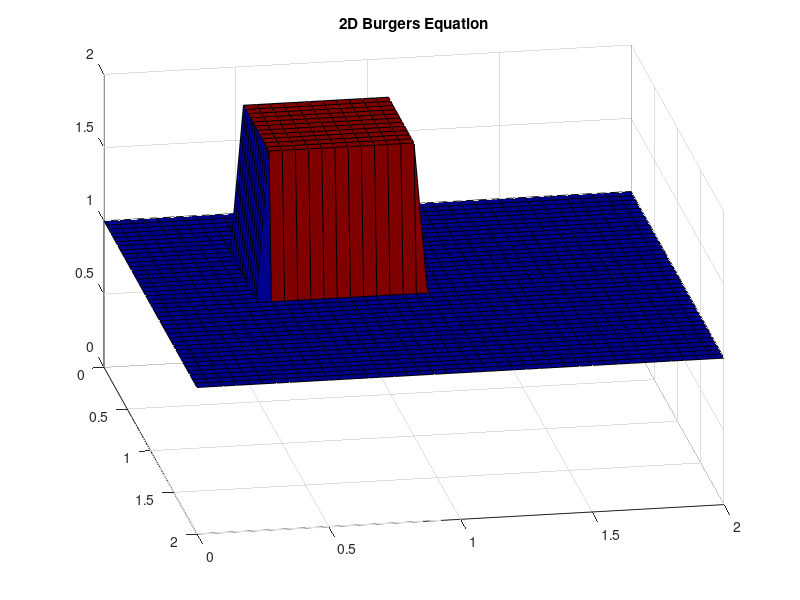

This chart was generated by the following MATLAB code: (Note: this script raises an error after producing the figure.)
close all;
clear all;
clc;

%%%%%%%%%%%%%%%%%%%%%%%%%%%%%%%%%%%%%%%%%%%%%%%%%%%%%%%%%%%%%%%%%%%%
%
% 2D Burger's equation as described by this tutorial:
% http://nbviewer.jupyter.org/github/barbagroup/CFDPython/blob/master/lesso
% ns/10_Step_8.ipynb
% Step 8 of the CFD 12-step tutorial by Prof. Lorena Barba
% and that tutorial (but in 1D): 
% http://www.thevisualroom.com/burgers_equation.html
% and that tutorial:
% http://www.thevisualroom.com/2D_burgers_equation.html
% Attempted by Heba A. Shalaby 
%
%%%%%%%%%%%%%%%%%%%%%%%%%%%%%%%%%%%%%%%%%%%%%%%%%%%%%%%%%%%%%%%%%%%%
% variables
%%%%%%%%%%%%%%%%%%%%%%%%%%%%%%%%%%%%%%%%%%%%%%%%%%%%%%%%%%%%%%%%%%%%

nx = 41;
ny = 41;
nt = 600;
c = 0.1;
dx = 2/(nx-1);
dy = 2/(ny-1);
sigma = 0.1;
dt = sigma*dx*dy/c; % from the Lorena Barba tutorial
% dt = 0.5 /(nt-1);     % from the visualroom tutorial

x = linspace(0,2,nx);
y = linspace(0,2,ny);

u = ones(ny,nx);
v = ones(ny,nx);
un = ones(ny,nx);
vn = ones(ny,nx);

%%%%%%%%%%%%%%%%%%%%%%%%%%%%%%%%%%%%%%%%%%%%%%%%%%%%%%%%%%%%%%%%%%%%
% initial conditions
%%%%%%%%%%%%%%%%%%%%%%%%%%%%%%%%%%%%%%%%%%%%%%%%%%%%%%%%%%%%%%%%%%%%

u(0.5/dy:1/dy+1 , 0.5/dx:1/dx+1) = 2;     
v(0.5/dy:1/dy+1 , 0.5/dx:1/dx+1) = 2;

%%%%%%%%%%%%%%%%%%%%%%%%%%%%%%%%%%%%%%%%%%%%%%%%%%%%%%%%%%%%%%%%%%%%
% plot
%%%%%%%%%%%%%%%%%%%%%%%%%%%%%%%%%%%%%%%%%%%%%%%%%%%%%%%%%%%%%%%%%%%%

[X,Y] = meshgrid(x,y);

%axis([0 2 0 2 0 2 0 2])

s1 = surf(X,Y,v);                       % plot diffusion in x-direction
title('2D Burgers Equation');
colormap(jet);
% view(90,90);
view(80,30);
set(gca,'clim',[1 2]);                  % to have colormap change in the whole jet spectrum between the 1 and 2 axis values 
axis([0,2,0,2,0,2]);                    % limit the axis for viewing

opengl('software')
set(gca,'nextplot','replacechildren','visible','off')
f = getframe(gcf);
[im,map] = rgb2ind(f.cdata,jet(256),'nodither');
im(1,1,1,nt) = 0;

%%%%%%%%%%%%%%%%%%%%%%%%%%%%%%%%%%%%%%%%%%%%%%%%%%%%%%%%%%%%%%%%%%%%
% solve
%%%%%%%%%%%%%%%%%%%%%%%%%%%%%%%%%%%%%%%%%%%%%%%%%%%%%%%%%%%%%%%%%%%%

for t=1:nt
    un = u;
    vn = v;
    
    for i=2:nx-1
        for j=2:ny-1
            
            % find u^n+1_(i,j) in x-direction 
            % forward difference in time & backward different in space
            u(i,j) = un(i,j)-(un(i,j)*dt/dx*(un(i,j)-un(i-1,j)))  ...
                            -(vn(i,j)*dt/dy*(un(i,j)-un(i,j-1)))...
                            + c*dt/(dx^2)*(un(i+1,j)-2*un(i,j)+ un(i-1,j)) ...
                            + c*dt/(dy^2)*(un(i,j+1)-2*un(i,j)+ un(i,j-1));
                        
            % find u^n+1_(i,j) in y-direction 
            % forward difference in time & backward different in space
             v(i,j) = vn(i,j)-(un(i,j)*dt/dx*(vn(i,j)-vn(i-1,j)))  ...
                             -(vn(i,j)*dt/dy*(vn(i,j)-vn(i,j-1))) ...
                             + c*dt/(dx^2)*(vn(i+1,j)-2*vn(i,j)+ vn(i-1,j)) ...
                             + c*dt/(dy^2)*(vn(i,j+1)-2*vn(i,j)+ vn(i,j-1));
                             
        
            u(1,j) = 1;
            u(i,1) = 1;
            u(nx,j) = 1;
            u(i,ny) = 1;
                
            v(1,j) = 1;
            v(i,1) = 1;
            v(nx,j) = 1;
            v(i,ny) = 1;
            
        end
    end
    
    set(s1,'ZData',v);            % update 3D plot animation (x-direction)
    pause(0.001);                 % pause to control animation speed
    drawnow;
    f = getframe(gcf);
    im(:,:,1,t) = rgb2ind(f.cdata,map,'nodither');
   
  
end

imwrite(im,jet(256),'burgers-equation.gif','gif','DelayTime',0,'LoopCount',inf, 'BackgroundColor', 0) %g443800



